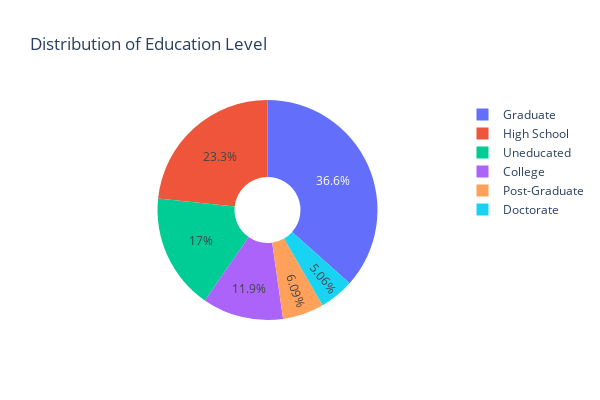

Notebook code cell kept with this figure:
### Code cell
# 1.3 Education Level
fig = px.pie(df, names='Education_Level', hole=0.3, title='Distribution of Education Level')
fig.update_layout(height=400, width=600)

fig.show()

### Figure 1 — Plotly figure (JSON) as saved in the notebook; plotly's stock layout.template omitted (floating-point values rounded to 4 significant figures; data arrays with more than 128 entries replaced by an {"elided": "..."} marker saying what was removed)
{"data": [{"domain": {"x": [0, 1], "y": [0, 1]}, "hole": 0.3, "hovertemplate": "Education_Level=%{label}<extra></extra>", "labels": {"elided": "7081 str values"}, "legendgroup": "", "name": "", "showlegend": true, "type": "pie"}], "layout": {"height": 400, "legend": {"tracegroupgap": 0}, "title": {"text": "Distribution of Education Level"}, "width": 600}}
